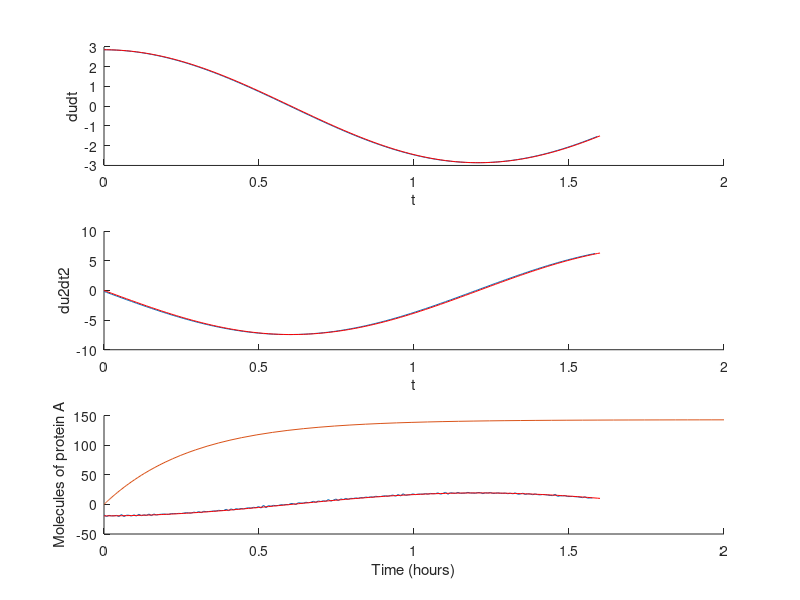
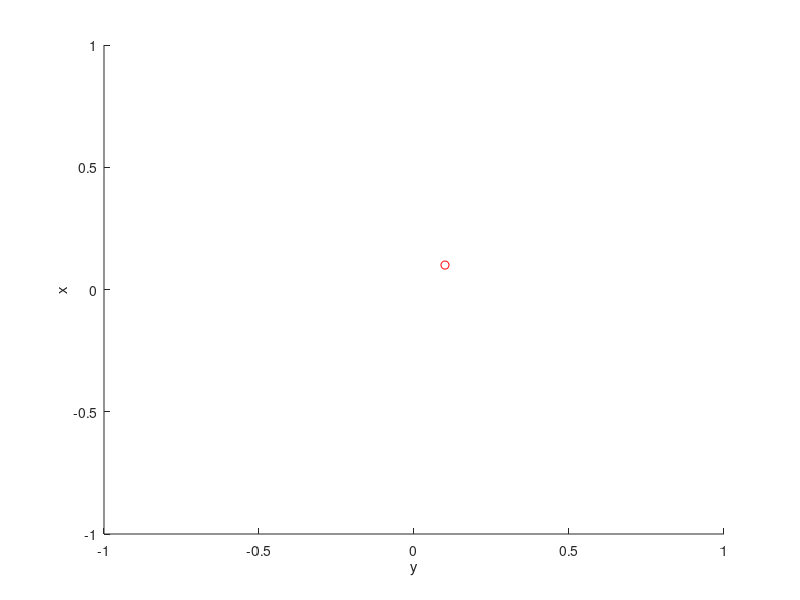

Write MATLAB code to recreate these figures, in order.
% ------------------------------------------------------
A     = 1.1; % fluorescence intensity units
omega = 2.6; % rad/s
A_0   = 0.01;

u=@(t) A*sin(omega*t)+A_0;

tArray = linspace(0,1.6,200);
uArray = u(tArray); % an array of samples of u
% ------------------------------------------------------

% analytical solutions (in real life, we might not know these)
dudtExact      =  A*omega*cos(omega*tArray);
du2dt2Exact    = -A*omega^2*sin(omega*tArray);
du3dt3Exact    = -A*omega^3*cos(omega*tArray);

% Take the sample and add a bit of noise
 uObserved = u(tArray) + (1e-7)*randn(size(tArray));
 
display(uObserved);

% create finite-difference derivatives for first derivative, second derivative and third derivative
dudt   = diff(uObserved)./diff(tArray);
du2dt2 = diff(dudt)./diff(tArray(1:end-1));
du3dt3 = diff(du2dt2)./diff(tArray(1:end-2));

% and plot them
figure;
subplot(3,1,1); hold on;
plot(tArray(1:end-1), dudt);
plot(tArray, dudtExact, '-r');
xlabel('t');
ylabel('dudt');

subplot(3,1,2); hold on;
plot(tArray(1:end-2), du2dt2);
plot(tArray, du2dt2Exact, '-r');
xlabel('t');
ylabel('du2dt2')

subplot(3,1,3); hold on;
plot(tArray(1:end-3), du3dt3);
plot(tArray, du3dt3Exact, '-r');
xlabel('t');
ylabel('du3dt3')

% define ODE and parameters
a_0 = 500; % molecules per hour
a_1 = 0.5; % molecules per hour, per existing molecule of A
b = 4; % 1/hrs
dPdt =@(P) (a_0 + a_1*P) - b*P;

[T, P] = ode45( @(t,x)dPdt(x), [0,2.0], 0);
plot(T,P)
ylabel('Molecules of protein A');
xlabel('Time (hours)');

% parameters
a = 0;
b = 0;
d = 0;
c = 0;

% model equations
f =@(x,y) a*x + b*y; 
g =@(x,y) c*x + d*y;

[T, X] = ode45(@(t,x)[f(x(1),x(2));g(x(1),x(2))], [0,1000], [.1,.1] );

figure; hold on;
set(gca, 'xlim', [-1, 1], 'ylim', [-1, 1])
ylabel('x');
xlabel('y')

xArray = linspace(-1,1,16);
yArray = linspace(-1,1,16);

[xMesh,yMesh] = meshgrid(xArray, yArray);

% the Matlab plot command for a field of arrows is:
quiver(xMesh, yMesh, f(xMesh, yMesh), g(xMesh,yMesh))

plot(X(:,1),X(:,2),'-r')
plot(X(end,1),X(end,2), 'or')
